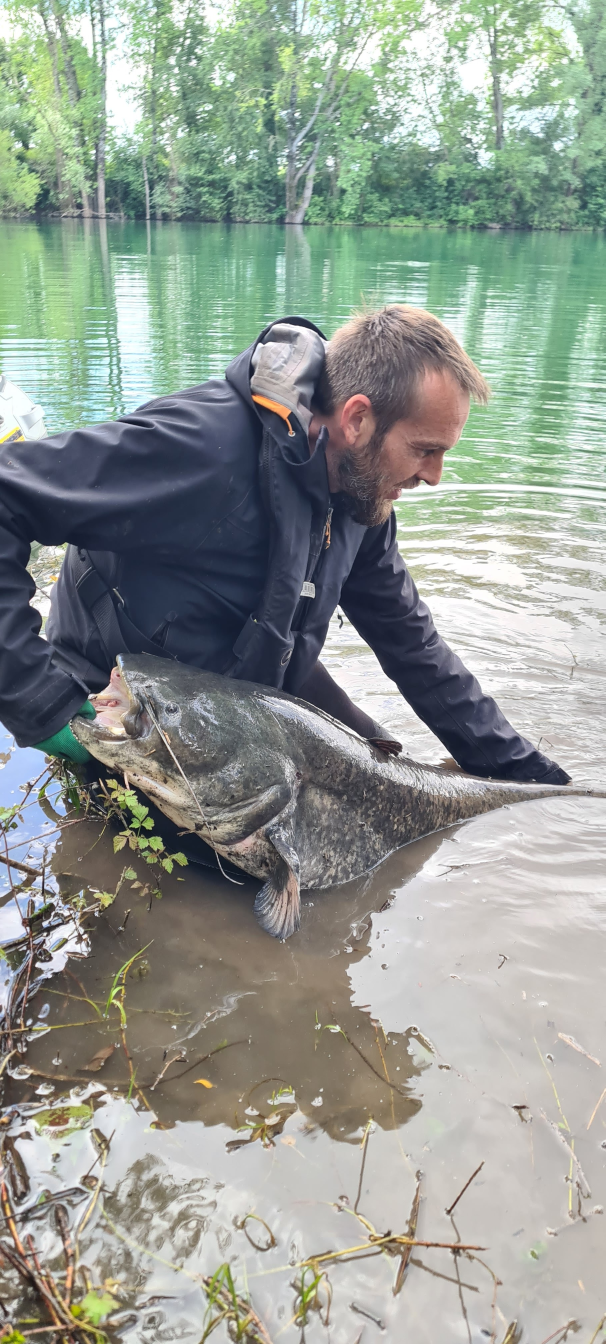
#> input picture images/20240518_113412.jpg, 1816 x 4032 px (shown at 1/3 size)
$ python blur_faces.py
#> lines starting #> are read from the running program, lines starting #| are printed output that depends on the picture
import cv2
import os
from PIL import Image, ImageFilter
import numpy as np

face_cascade = cv2.CascadeClassifier(cv2.data.haarcascades + 'haarcascade_frontalface_default.xml')
profile_cascade = cv2.CascadeClassifier(cv2.data.haarcascades + 'haarcascade_profileface.xml')

images_dir = 'images'
output_dir = 'images/blurred'
os.makedirs(output_dir, exist_ok=True)

to_process = [
    '20240518_113412.jpg', '20240929_141817.jpg', '20241101_124341_resized.jpg',
    '20250328_172829.jpg', '20250630_202741.jpg', '20250927_100433.jpg',
    '20251002_184830.jpg', '20251009_180715.jpg', '20251009_180937.jpg',
    '20251009_184852.jpg', '20251018_095427.jpg', '20251027_113442.jpg',
    '20251027_114835.jpg', '20251107_123022.jpg', '20251107_123038.jpg',
    '20260423_132833.jpg', '20260423_132843.jpg',
    '3681.jpg', '4115.jpg', '4127.jpg',
    '_DSC1861.JPG', 'image00014.jpeg', 'image00014(1).jpg',
    'IMG-20240508-WA0000.jpg', 'IMG-20250602-WA0015.jpg', 'IMG-20250621-WA0002.jpg',
    'IMG-20260303-WA0000.jpg', 'IMG-20260411-WA0000.jpg',
    'IMG_20260414_175521501.jpg', 'IMG_29341(1).jpg',
    'P1210087.JPG', 'P1210094.JPG',
    'Resized_20260124_113102.jpg',
    'Screenshot_20260302_175210_Gallery.jpg', 'Screenshot_20260324_150726_Gallery.jpg',
    'att.9jeBy-zUmymUdknIxywFh1OViGG7l1fFlrfAyvSB9-I.jpg.jpeg',
    'Business Suite_creation_963717796331041.jpeg',
    'Business Suite_creation_908752255174501.jpeg',
    'DSC_0961.JPG', 'DSC_0951.JPG',
]

def detect_faces(gray, scale):
    faces_front = face_cascade.detectMultiScale(
        gray, scaleFactor=scale, minNeighbors=3, minSize=(40, 40),
        flags=cv2.CASCADE_SCALE_IMAGE
    )
    faces_profile = profile_cascade.detectMultiScale(
        gray, scaleFactor=scale, minNeighbors=3, minSize=(40, 40),
        flags=cv2.CASCADE_SCALE_IMAGE
    )
    faces = []
    if len(faces_front) > 0:
        faces += list(faces_front)
    if len(faces_profile) > 0:
        faces += list(faces_profile)
    return faces

def merge_overlapping(boxes, overlap_thresh=0.3):
    if not boxes:
        return []
    boxes = np.array(boxes)
    x1 = boxes[:, 0]
    y1 = boxes[:, 1]
    x2 = boxes[:, 0] + boxes[:, 2]
    y2 = boxes[:, 1] + boxes[:, 3]
    areas = (x2 - x1) * (y2 - y1)
    order = areas.argsort()[::-1]
    keep = []
    while len(order) > 0:
        i = order[0]
        keep.append(i)
        xx1 = np.maximum(x1[i], x1[order[1:]])
        yy1 = np.maximum(y1[i], y1[order[1:]])
        xx2 = np.minimum(x2[i], x2[order[1:]])
        yy2 = np.minimum(y2[i], y2[order[1:]])
        w = np.maximum(0, xx2 - xx1)
        h = np.maximum(0, yy2 - yy1)
        inter = w * h
        iou = inter / (areas[i] + areas[order[1:]] - inter)
        inds = np.where(iou <= overlap_thresh)[0]
        order = order[inds + 1]
    return [boxes[i] for i in keep]

def blur_faces(img_path, out_path):
#> called with img_path = 'images/20240518_113412.jpg', out_path = 'images/blurred/20240518_113412.jpg'
    img_cv = cv2.imread(img_path)
#> img_cv is the input picture: shape (4032, 1816, 3); mean B, G, R 147.2, 155.1, 147.2
    if img_cv is None:
        print(f"  SKIP: {os.path.basename(img_path)}")
        return

    h, w = img_cv.shape[:2]
    # Resize for detection if too large
    max_dim = 1200
    scale_factor = 1.0
    if max(h, w) > max_dim:
        scale_factor = max_dim / max(h, w)
        small = cv2.resize(img_cv, None, fx=scale_factor, fy=scale_factor)
    else:
        small = img_cv

    gray = cv2.cvtColor(small, cv2.COLOR_BGR2GRAY)
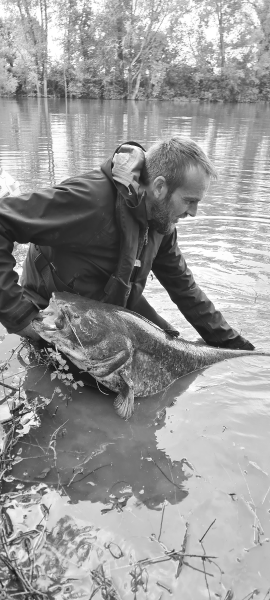
#> gray: shape (1200, 540) (shown at 1/2 size); min 11, max 255, mean 151.7
    gray = cv2.equalizeHist(gray)
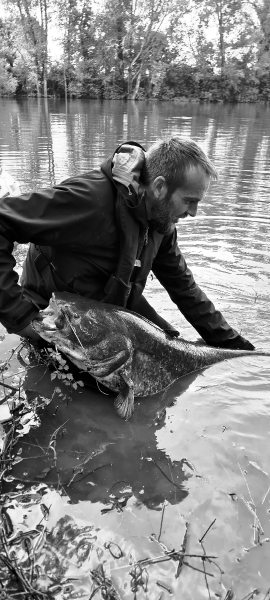
#> gray: shape (1200, 540) (shown at 1/2 size); min 0, max 255, mean 128.2

    all_faces = []
    for scale in [1.05, 1.1, 1.2]:
        all_faces += detect_faces(gray, scale)
#> this loop made 3 passes
#> faces_profile in detect_faces on pass 1: [[161, 1029, 66, 66]]

    # Scale back to original dimensions
    if scale_factor != 1.0 and all_faces:
        all_faces = [(int(x/scale_factor), int(y/scale_factor),
                      int(fw/scale_factor), int(fh/scale_factor))
                     for (x, y, fw, fh) in all_faces]
#> all_faces = [(944, 1881, 178, 178), (141, 2765, 154, 154), (403, 322, 178, 178), (789, 668, 258, 258), (540, 3457, 221, 221), (910, 510, 178, 178), (930, 1874, 194, 194), (540, 3457, 228, 228), (540, 3454, 235, 235)]

    # Filter: max face size 60% of image (avoid full-image false positives)
    all_faces = [(x, y, fw, fh) for (x, y, fw, fh) in all_faces
                 if fw < w * 0.6 and fh < h * 0.6 and fw > 30 and fh > 30]

    merged = merge_overlapping(all_faces)
#> in merge_overlapping, `boxes = np.array(boxes)`: boxes = [[944, 1881, 178, 178], [141, 2765, 154, 154], [403, 322, 178, 178], [789, 668, 258, 258], [540, 3457, 221, 221], [910, 510, 178, 178], [930, 1874, 194, 194], [540, 3457, 228, 228], [540, 3454, 235, 235]]
#> in merge_overlapping, `x1 = boxes[:, 0]`: x1 = [944, 141, 403, 789, 540, 910, 930, 540, 540]
#> in merge_overlapping, `y1 = boxes[:, 1]`: y1 = [1881, 2765, 322, 668, 3457, 510, 1874, 3457, 3454]
#> in merge_overlapping, `x2 = boxes[:, 0] + boxes[:, 2]`: x2 = [1122, 295, 581, 1047, 761, 1088, 1124, 768, 775]
#> in merge_overlapping, `y2 = boxes[:, 1] + boxes[:, 3]`: y2 = [2059, 2919, 500, 926, 3678, 688, 2068, 3685, 3689]
#> in merge_overlapping, `areas = (x2 - x1) * (y2 - y1)`: areas = [31684, 23716, 31684, 66564, 48841, 31684, 37636, 51984, 55225]
#> in merge_overlapping, `order = areas.argsort()[::-1]`: order = [3, 8, 7, 4, 6, 5, 2, 0, 1]
#> the loop in merge_overlapping, `while len(order) > 0:` made 6 passes
#> (i, xx1, yy1, xx2, yy2, w, h, inter) on passes 1 to 2: (3, [789, 789, 789, 930, 910, 789, 944, 789], [3454, 3457, 3457, 1874, 668, 668, 1881, 2765], [775, 768, 761, 1047, 1047, 581, 1047, 295], [926, 926, 926, 926, 688, 500, 926, 926], [0, 0, 0, 117, 137, 0, 103, 0], [0, 0, 0, 0, 20, 0, 0, 0], [0, 0, 0, 0, 2740, 0, 0, 0]), (8, [540, 540, 930, 910, 540, 944, 540], [3457, 3457, 3454, 3454, 3454, 3454, 3454], [768, 761, 775, 775, 581, 775, 295], [3685, 3678, 2068, 688, 500, 2059, 2919], [228, 221, 0, 0, 41, 0, 0], [228, 221, 0, 0, 0, 0, 0], [51984, 48841, 0, 0, 0, 0, 0])
#> after the loop in merge_overlapping, `while len(order) > 0:`: keep = [3, 8, 6, 5, 2, 1]; order = empty array
#> merged = [[789, 668, 258, 258], [540, 3454, 235, 235], [930, 1874, 194, 194], [910, 510, 178, 178], [403, 322, 178, 178], [141, 2765, 154, 154]]

    img_pil = Image.open(img_path)
    n = 0
    for (x, y, fw, fh) in merged:
        pad = int(fh * 0.25)
        x1, y1 = max(0, int(x) - pad), max(0, int(y) - pad)
        x2, y2 = min(w, int(x + fw) + pad), min(h, int(y + fh) + pad)
        region = img_pil.crop((x1, y1, x2, y2))
        blurred = region.filter(ImageFilter.GaussianBlur(radius=25))
        img_pil.paste(blurred, (x1, y1))
        n += 1
#> this loop made 6 passes
#> (x, y, fw, fh, pad, x1, y1, x2) on passes 1 to 6: (789, 668, 258, 258, 64, 725, 604, 1111), (540, 3454, 235, 235, 58, 482, 3396, 833), (930, 1874, 194, 194, 48, 882, 1826, 1172), (910, 510, 178, 178, 44, 866, 466, 1132), (403, 322, 178, 178, 44, 359, 278, 625), (141, 2765, 154, 154, 38, 103, 2727, 333)
#> pass 1, in blur_faces, `region = img_pil.crop((x1, y1, x2, y2))`:
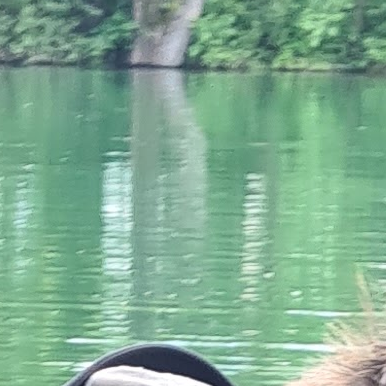
#> region: PIL image 386x386 RGB; mean R, G, B 128.2, 171.5, 146
#> pass 1, in blur_faces, `blurred = region.filter(ImageFilter.GaussianBlur(radius=25))`:
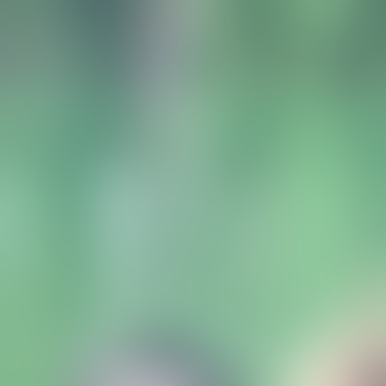
#> blurred: PIL image 386x386 RGB; mean R, G, B 128.4, 171.5, 146.1
#> pass 2, in blur_faces, `blurred = region.filter(ImageFilter.GaussianBlur(radius=25))`:
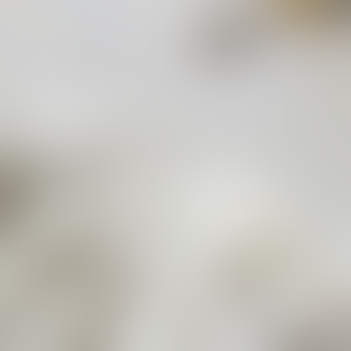
#> blurred: PIL image 351x351 RGB; mean R, G, B 198, 196.2, 191
#> after the loop:
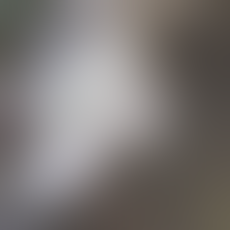
#> blurred: PIL image 230x230 RGB; mean R, G, B 122.6, 118, 115.8
#> after the loop:
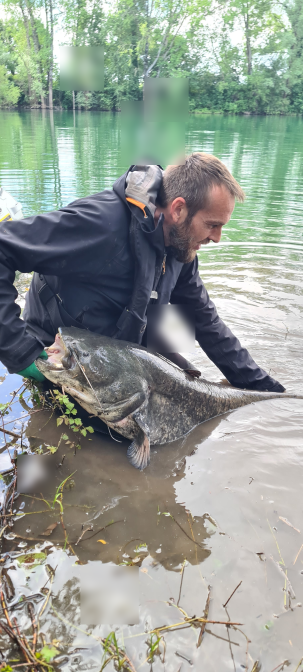
#> img_pil: PIL image 1816x4032 RGB (shown at 1/6 size); mean R, G, B 147.2, 155.1, 147.2
#> after the loop, n = 6

    img_pil.save(out_path, quality=88)
    print(f"  {'OK' if n > 0 else 'NO FACE'} ({n} zone(s)): {os.path.basename(img_path)}")
#|   OK (6 zone(s)): 20240518_113412.jpg

print("Floutage des visages...")
for fname in to_process:
    src = os.path.join(images_dir, fname)
    if not os.path.exists(src):
        continue
    dst = os.path.join(output_dir, fname)
    os.makedirs(os.path.dirname(dst), exist_ok=True)
    blur_faces(src, dst)
#> pass 2 of the loop `for fname in to_process:`:
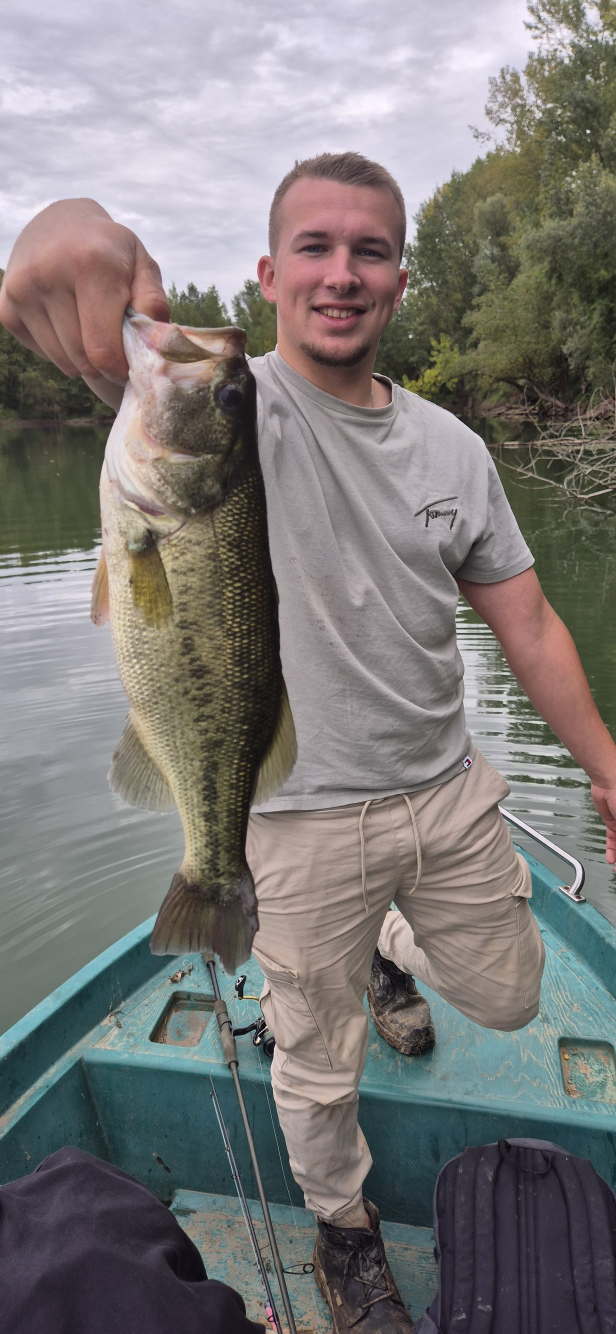
#> input picture images/20240929_141817.jpg, 1848 x 4000 px (shown at 1/3 size)
#> in blur_faces, img_cv is the input picture: shape (4000, 1848, 3); mean B, G, R 120.1, 121.5, 124.7
#> small: shape (1200, 554, 3)
#> in blur_faces (call 2), `gray = cv2.equalizeHist(gray)`:
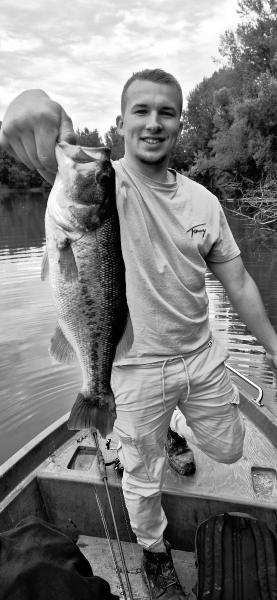
#> gray: shape (1200, 554) (shown at 1/2 size); min 0, max 255, mean 128.2
#> the loop in blur_faces (call 2), `for scale in [1.05, 1.1, 1.2]:` made 3 passes
#> faces in detect_faces on pass 3: [[143, 498, 46, 46], [230, 164, 153, 153]]
#> in blur_faces (call 2), `all_faces = [(int(x/scale_factor), int(y/scale_factor), int(fw/scale_f..`: all_faces = [(473, 1653, 160, 160), (560, 2370, 210, 210), (776, 556, 493, 493), (470, 1653, 166, 166), (430, 1543, 220, 220), (740, 3723, 243, 243), (780, 553, 493, 493), (476, 1660, 153, 153), (766, 546, 510, 510)]
#> the loop in merge_overlapping (call 2), `while len(order) > 0:` made 5 passes
#> (i, xx1, yy1, xx2, yy2, w, h, inter) on passes 1, 3: (8, [780, 776, 766, 766, 766, 766, 766, 766], [553, 556, 3723, 1543, 2370, 1653, 1653, 1660], [1273, 1269, 983, 650, 770, 636, 633, 629], [1046, 1049, 1056, 1056, 1056, 1056, 1056, 1056], [493, 493, 217, 0, 4, 0, 0, 0], [493, 493, 0, 0, 0, 0, 0, 0], [243049, 243049, 0, 0, 0, 0, 0, 0]), (4, [560, 470, 473, 476], [2370, 1653, 1653, 1660], [650, 636, 633, 629], [1763, 1763, 1763, 1763], [90, 166, 160, 153], [0, 110, 110, 103], [0, 18260, 17600, 15759])
#> merged = [[766, 546, 510, 510], [740, 3723, 243, 243], [430, 1543, 220, 220], [560, 2370, 210, 210], [476, 1660, 153, 153]]
#> the loop in blur_faces (call 2), `for (x, y, fw, fh) in merged:` made 5 passes
#> (x, y, fw, fh, pad, x1, y1, x2) on passes 1 to 4: (766, 546, 510, 510, 127, 639, 419, 1403), (740, 3723, 243, 243, 60, 680, 3663, 1043), (430, 1543, 220, 220, 55, 375, 1488, 705), (560, 2370, 210, 210, 52, 508, 2318, 822)
#> after the loop in blur_faces (call 2), `for (x, y, fw, fh) in merged:`:
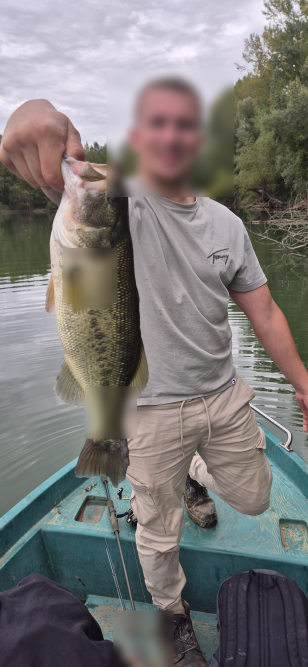
#> img_pil: PIL image 1848x4000 RGB (shown at 1/6 size); mean R, G, B 124.6, 121.5, 120.1
#> after the loop in blur_faces (call 2), `for (x, y, fw, fh) in merged:`: n = 5
#|   OK (5 zone(s)): 20240929_141817.jpg
#> pass 3 of the loop `for fname in to_process:`:
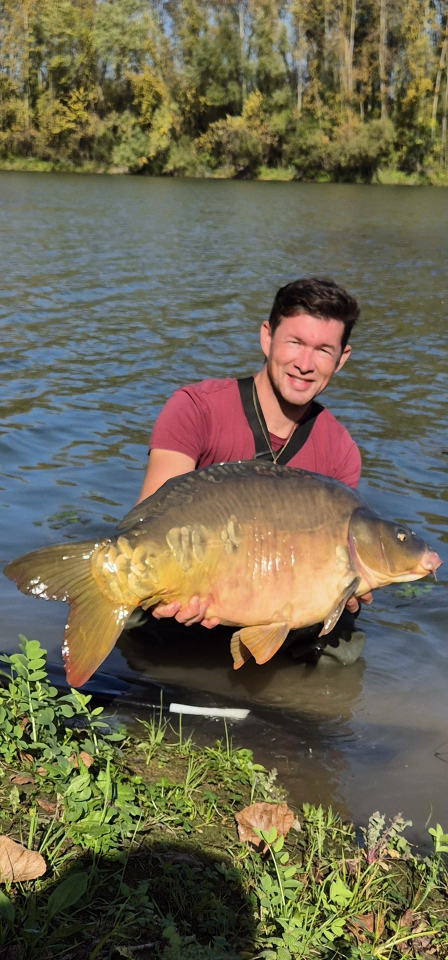
#> input picture images/20241101_124341_resized.jpg, 896 x 1920 px (shown at 1/2 size)
#> in blur_faces, img_cv is the input picture: shape (1920, 896, 3); mean B, G, R 80.5, 102.9, 108.7
#> small: shape (1200, 560, 3)
#> in blur_faces (call 3), `gray = cv2.equalizeHist(gray)`:
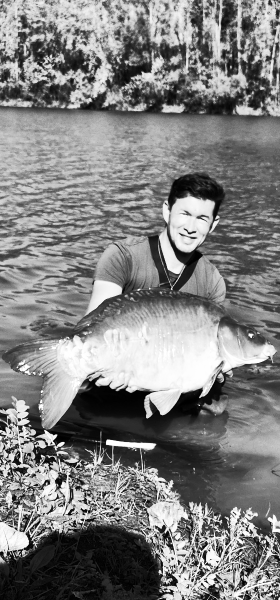
#> gray: shape (1200, 560) (shown at 1/2 size); min 0, max 255, mean 128.4
#> the loop in blur_faces (call 3), `for scale in [1.05, 1.1, 1.2]:` made 3 passes
#> faces_profile in detect_faces on pass 1: [[352, 395, 89, 89]]
#> in blur_faces (call 3), `all_faces = [(int(x/scale_factor), int(y/scale_factor), int(fw/scale_f..`: all_faces = [(534, 627, 163, 163), (678, 822, 134, 134), (308, 369, 180, 180), (563, 632, 142, 142), (536, 627, 164, 164), (307, 364, 185, 185), (569, 635, 140, 140), (534, 628, 161, 161)]
#> merged = [[307, 364, 185, 185], [536, 627, 164, 164], [678, 822, 134, 134]]
#> the loop in blur_faces (call 3), `for (x, y, fw, fh) in merged:` made 3 passes
#> (x, y, fw, fh, pad, x1, y1, x2) on passes 1 to 3: (307, 364, 185, 185, 46, 261, 318, 538), (536, 627, 164, 164, 41, 495, 586, 741), (678, 822, 134, 134, 33, 645, 789, 845)
#> after the loop in blur_faces (call 3), `for (x, y, fw, fh) in merged:`:
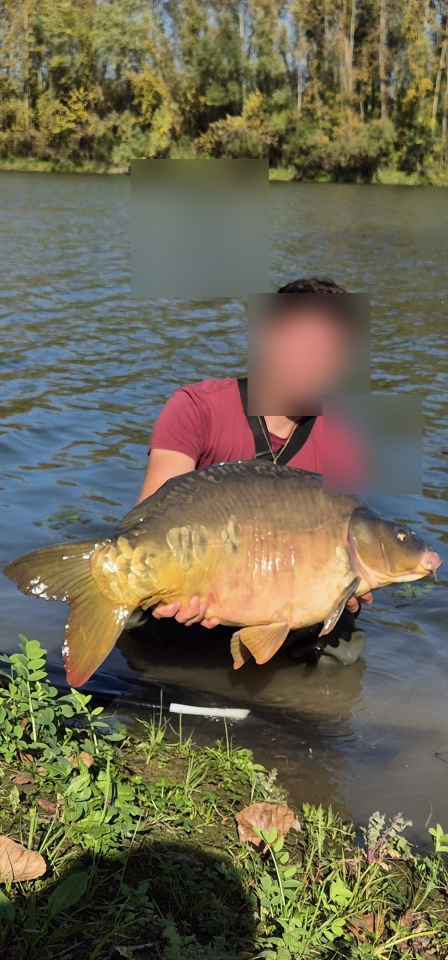
#> img_pil: PIL image 896x1920 RGB (shown at 1/2 size); mean R, G, B 108.7, 102.9, 80.5
#> after the loop in blur_faces (call 3), `for (x, y, fw, fh) in merged:`: n = 3
#|   OK (3 zone(s)): 20241101_124341_resized.jpg
#> the loop made 40 passes; the first 3 are shown

print("\nTerminé.")
